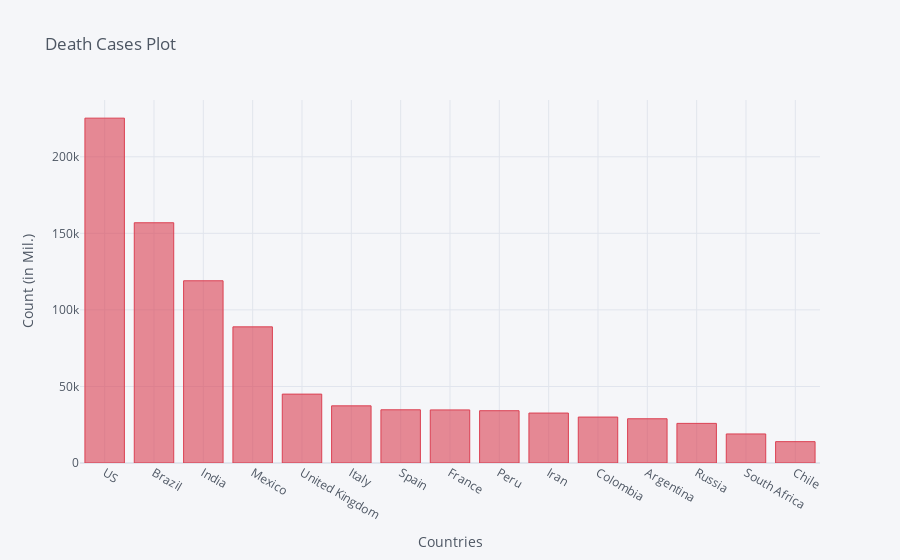

Here is the notebook cell this chart was saved with:
### Code cell
death_df2_plot.iplot(kind='bar', x='Country/Region', y='10/25/20',color='red',
                    title='Death Cases Plot',xTitle='Countries',yTitle='Count (in Mil.)')

### Figure 1 — Plotly figure (JSON) as saved in the notebook; plotly's stock layout.template omitted (floating-point values rounded to 4 significant figures)
{"data": [{"marker": {"color": "rgba(219, 64, 82, 0.6)", "line": {"color": "rgba(219, 64, 82, 1.0)", "width": 1}}, "name": "10/25/20", "orientation": "v", "text": "", "type": "bar", "x": ["US", "Brazil", "India", "Mexico", "United Kingdom", "Italy", "Spain", "France", "Peru", "Iran", "Colombia", "Argentina", "Russia", "South Africa", "Chile"], "y": [225229, 156903, 119014, 88924, 44986, 37338, 34752, 34673, 34149, 32616, 30000, 28896, 25875, 18968, 13944]}], "layout": {"legend": {"bgcolor": "#F5F6F9", "font": {"color": "#4D5663"}}, "paper_bgcolor": "#F5F6F9", "plot_bgcolor": "#F5F6F9", "title": {"font": {"color": "#4D5663"}, "text": "Death Cases Plot"}, "xaxis": {"gridcolor": "#E1E5ED", "showgrid": true, "tickfont": {"color": "#4D5663"}, "title": {"font": {"color": "#4D5663"}, "text": "Countries"}, "zerolinecolor": "#E1E5ED"}, "yaxis": {"gridcolor": "#E1E5ED", "showgrid": true, "tickfont": {"color": "#4D5663"}, "title": {"font": {"color": "#4D5663"}, "text": "Count (in Mil.)"}, "zerolinecolor": "#E1E5ED"}}}
